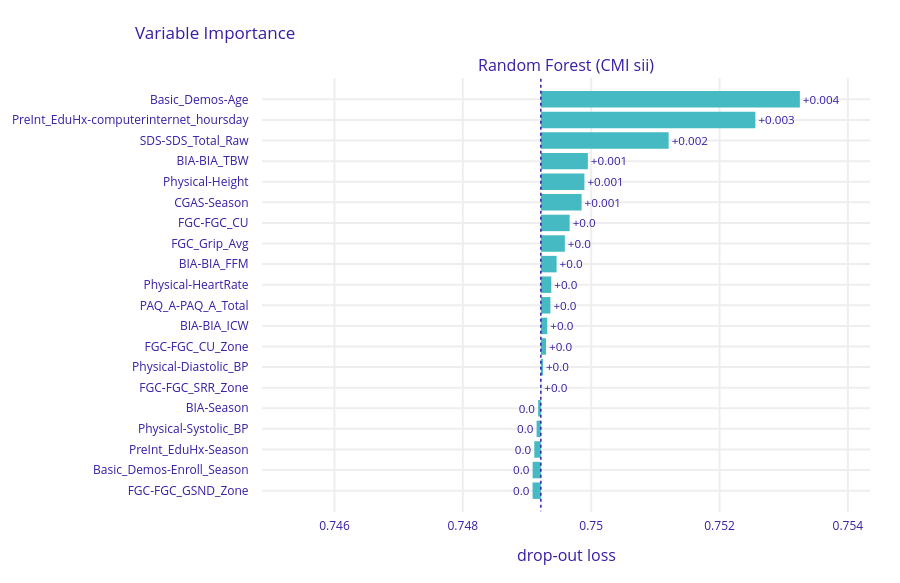

Write notebook code for a chart like this one.
### Code cell
# Global: Variable Importance (permutation-based) 
vi = dalex_explainer.model_parts(N=300, B=5, random_state=random_state)
vi.plot(max_vars=20)

### Figure 1 — Plotly figure (JSON) as saved in the notebook; plotly's stock layout.template omitted (floating-point values rounded to 4 significant figures)
{"data": [{"base": 0.7492, "hoverinfo": "text", "hoverlabel": {"bgcolor": "rgba(0,0,0,0.8)"}, "hovertext": ["Model: Random Forest (CMI sii) loss after<br>variable: Basic_Demos-Age is permuted: 0.753<br>Drop-out loss change: +0.004", "Model: Random Forest (CMI sii) loss after<br>variable: PreInt_EduHx-computerinternet_hoursday is permuted: 0.753<br>Drop-out loss change: +0.003", "Model: Random Forest (CMI sii) loss after<br>variable: SDS-SDS_Total_Raw is permuted: 0.751<br>Drop-out loss change: +0.002", "Model: Random Forest (CMI sii) loss after<br>variable: BIA-BIA_TBW is permuted: 0.75<br>Drop-out loss change: +0.001", "Model: Random Forest (CMI sii) loss after<br>variable: Physical-Height is permuted: 0.75<br>Drop-out loss change: +0.001", "Model: Random Forest (CMI sii) loss after<br>variable: CGAS-Season is permuted: 0.75<br>Drop-out loss change: +0.001", "Model: Random Forest (CMI sii) loss after<br>variable: FGC-FGC_CU is permuted: 0.75<br>Drop-out loss change: +0.0", "Model: Random Forest (CMI sii) loss after<br>variable: FGC_Grip_Avg is permuted: 0.75<br>Drop-out loss change: +0.0", "Model: Random Forest (CMI sii) loss after<br>variable: BIA-BIA_FFM is permuted: 0.749<br>Drop-out loss change: +0.0", "Model: Random Forest (CMI sii) loss after<br>variable: Physical-HeartRate is permuted: 0.749<br>Drop-out loss change: +0.0", "Model: Random Forest (CMI sii) loss after<br>variable: PAQ_A-PAQ_A_Total is permuted: 0.749<br>Drop-out loss change: +0.0", "Model: Random Forest (CMI sii) loss after<br>variable: BIA-BIA_ICW is permuted: 0.749<br>Drop-out loss change: +0.0", "Model: Random Forest (CMI sii) loss after<br>variable: FGC-FGC_CU_Zone is permuted: 0.749<br>Drop-out loss change: +0.0", "Model: Random Forest (CMI sii) loss after<br>variable: Physical-Diastolic_BP is permuted: 0.749<br>Drop-out loss change: +0.0", "Model: Random Forest (CMI sii) loss after<br>variable: FGC-FGC_SRR_Zone is permuted: 0.749<br>Drop-out loss change: +0.0", "Model: Random Forest (CMI sii) loss after<br>variable: BIA-Season is permuted: 0.749<br>Drop-out loss change: -0.0", "Model: Random Forest (CMI sii) loss after<br>variable: Physical-Systolic_BP is permuted: 0.749<br>Drop-out loss change: -0.0", "Model: Random Forest (CMI sii) loss after<br>variable: PreInt_EduHx-Season is permuted: 0.749<br>Drop-out loss change: -0.0", "Model: Random Forest (CMI sii) loss after<br>variable: Basic_Demos-Enroll_Season is permuted: 0.749<br>Drop-out loss change: -0.0", "Model: Random Forest (CMI sii) loss after<br>variable: FGC-FGC_GSND_Zone is permuted: 0.749<br>Drop-out loss change: -0.0"], "marker": {"color": "#46bac2"}, "orientation": "h", "showlegend": false, "text": ["+0.004", "+0.003", "+0.002", "+0.001", "+0.001", "+0.001", "+0.0", "+0.0", "+0.0", "+0.0", "+0.0", "+0.0", "+0.0", "+0.0", "+0.0", "0.0", "0.0", "0.0", "0.0", "0.0"], "textposition": "outside", "type": "bar", "x": [0.004036, 0.003343, 0.001991, 0.0007324, 0.0006785, 0.0006351, 0.0004489, 0.000374, 0.0002455, 0.0001629, 0.0001496, 9.968e-05, 8.039e-05, 3.304e-05, 5.972e-06, -4.201e-05, -6.621e-05, -0.0001021, -0.0001284, -0.0001289], "xaxis": "x", "y": ["Basic_Demos-Age", "PreInt_EduHx-computerinternet_hoursday", "SDS-SDS_Total_Raw", "BIA-BIA_TBW", "Physical-Height", "CGAS-Season", "FGC-FGC_CU", "FGC_Grip_Avg", "BIA-BIA_FFM", "Physical-HeartRate", "PAQ_A-PAQ_A_Total", "BIA-BIA_ICW", "FGC-FGC_CU_Zone", "Physical-Diastolic_BP", "FGC-FGC_SRR_Zone", "BIA-Season", "Physical-Systolic_BP", "PreInt_EduHx-Season", "Basic_Demos-Enroll_Season", "FGC-FGC_GSND_Zone"], "yaxis": "y"}], "layout": {"annotations": [{"font": {"size": 16}, "showarrow": false, "text": "Random Forest (CMI sii)", "x": 0.5, "xanchor": "center", "xref": "paper", "y": 1, "yanchor": "bottom", "yref": "paper"}, {"font": {"size": 16}, "showarrow": false, "text": "drop-out loss", "x": 0.5, "xanchor": "center", "xref": "paper", "y": 0, "yanchor": "top", "yref": "paper", "yshift": -30}], "font": {"color": "#371ea3"}, "height": 583, "margin": {"b": 71, "r": 30, "t": 78}, "shapes": [{"line": {"color": "#371ea3", "dash": "dot", "width": 1.5}, "type": "line", "x0": 0.7492, "x1": 0.7492, "xref": "x", "y0": -1, "y1": 20, "yref": "y"}], "title": {"text": "Variable Importance", "x": 0.15}, "xaxis": {"anchor": "y", "automargin": true, "domain": [0, 1], "fixedrange": true, "gridwidth": 2, "range": [0.7449, 0.7543], "tickcolor": "white", "ticklen": 3, "ticks": "outside", "type": "linear", "zeroline": false}, "yaxis": {"anchor": "x", "automargin": true, "autorange": "reversed", "domain": [0, 1], "fixedrange": true, "gridwidth": 2, "tickcolor": "white", "ticklen": 10, "ticks": "outside", "type": "category"}}}
